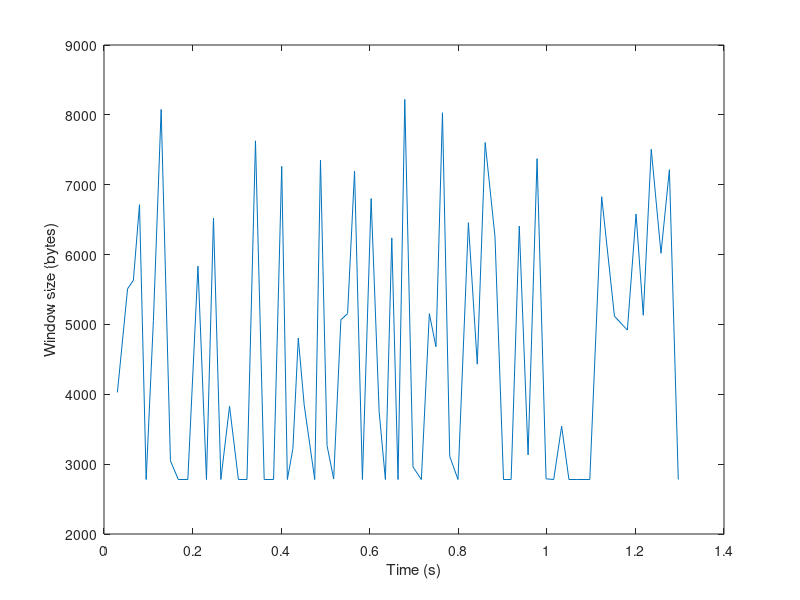
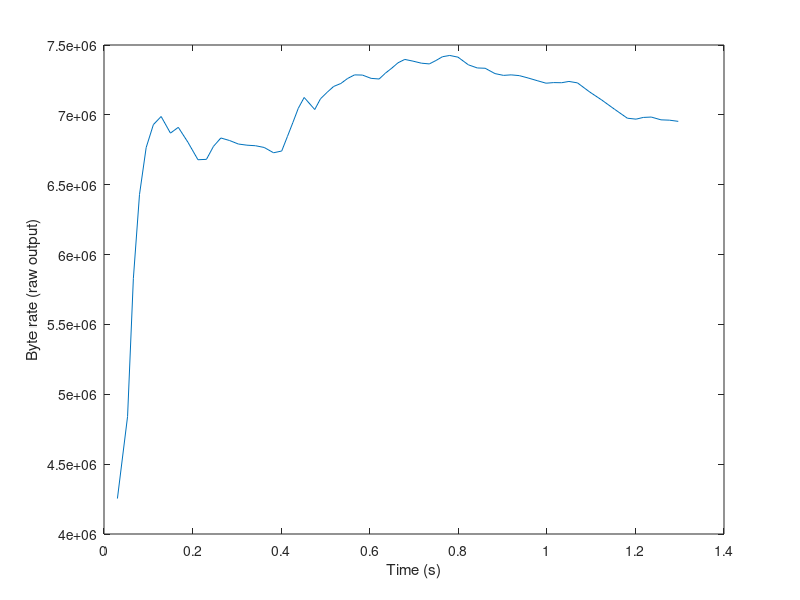
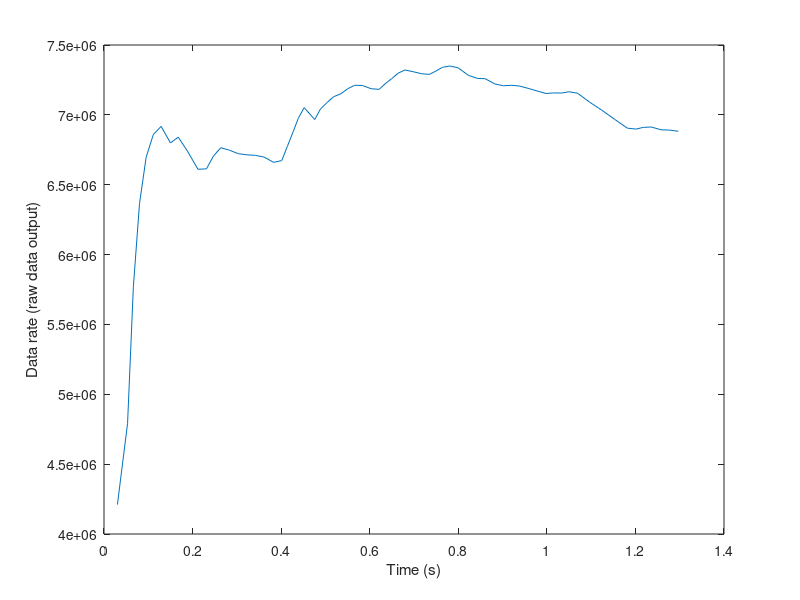
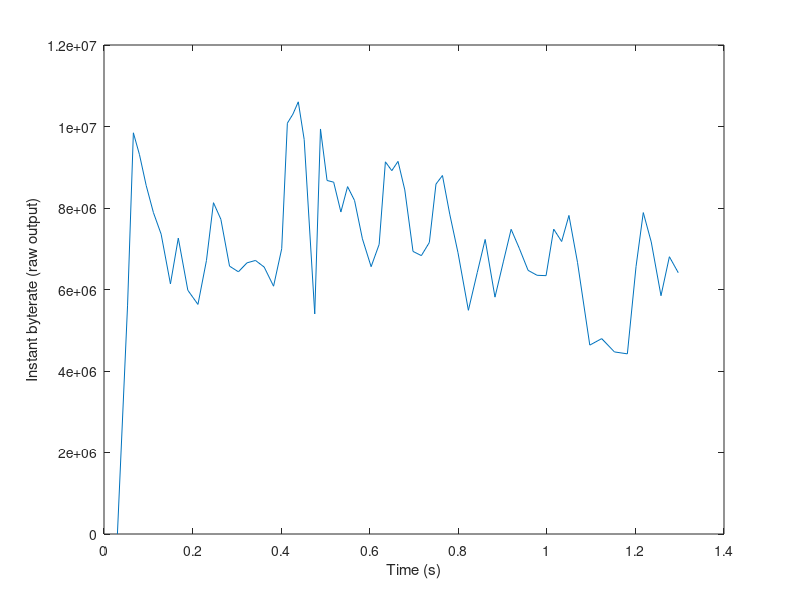

The MATLAB script that drew these images, in order: (Note: this script raises an error after producing the figures.)
RawLogData = importdata('raw_output.dat');
RawTime = RawLogData.data(:,1);
Window = RawLogData.data(:,2);
OutputByterate = RawLogData.data(:,3);
OutputDataByterate = RawLogData.data(:,4);
OutputInstantByterate = RawLogData.data(:,5);
OutputInstantDataByterate= RawLogData.data(:,6);
RoundTripTime = RawLogData.data(:,7);

figure('Name', 'Window size', 'NumberTitle', 'off');
plot(RawTime, Window);
xlabel('Time (s)');
ylabel('Window size (bytes)');

figure('Name', 'Byte rate', 'NumberTitle', 'off');
plot(RawTime, OutputByterate);
xlabel('Time (s)');
ylabel('Byte rate (raw output)');

figure('Name', 'Throughput', 'NumberTitle', 'off');
plot(RawTime, OutputDataByterate);
xlabel('Time (s)');
ylabel('Data rate (raw data output)');

figure('Name', 'Instant byte rate', 'NumberTitle', 'off');
plot(RawTime, OutputInstantByterate);
xlabel('Time (s)');
ylabel('Instant byterate (raw output)');

figure('Name', 'Instant throughput', 'NumberTitle', 'off');
plot(RawTime, OutputInstantDataByterate);
xlabel('Time (s)');
ylabel('Instant data rate (raw data output)');

figure('Name', 'Round trip time', 'NumberTitle', 'off');
plot(RawTime, RoundTripTime);
xlabel('Time (s)');
ylabel('Time (ns)');

GoodputLogData = importdata('goodput.dat');
GoodTime = GoodputLogData(:,1);
GoodByterate = GoodputLogData(:,2);

figure('Name', 'Goodput', 'NumberTitle', 'off');
plot(GoodTime, GoodByterate);
xlabel('Time (s)');
ylabel('Goodput (Bps)');

CpuLogData = importdata('cleaned_server_cpu_utilization.log');
